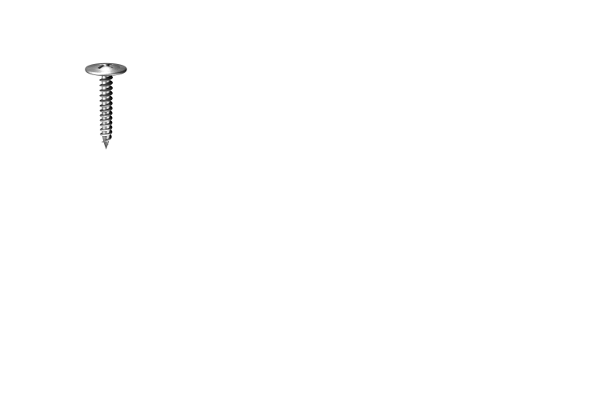
#> input picture Aula8e9/figuras_aula8/screw_u8.bmp, 600 x 400 px
$ jupyter execute Aula8e9.ipynb   (older library calls are emulated)
#> lines starting #> are read from the running program, lines starting #| are printed output that depends on the picture
[cell 1]
import cv2
import numpy as np
import matplotlib.pyplot as plt

img_in = cv2.imread("figuras_aula8/screw_u8.bmp", cv2.IMREAD_GRAYSCALE)
#> img_in is the input picture: shape (400, 600); min 0, max 255, mean 254.4
(h, w) = img_in.shape
#> h = 400; w = 600
TH = np.array( [[2, 0, 0],
    [0, 2, 0],
    [0, 0, 1]], dtype = np.float)
#Inicializando a imagem de saida com pixels pretos (0) ou brancos (255)
img_out = np.ones( (h,w), dtype = np.uint8) * 255 # com um imagem de fundo branco
#varredura da imagem
for x in range(w): # varrendo as colunas (horizontais), o que corresponde a X
    for y in range(h): # varrendo as linhas (verticais), o que corresponde a Y
        p0=np.array([ [x], [y], [1] ]) # montagem do vetor coluna P0 (x,y,1)
        p1=np.matmul(TH,p0) # calculo do vetor coluna P1 (u,v,1)
        u=int(p1[0][0]) #--> eh mandatório converter u,v para int, pois serão usadas como indexes da matriz img_out
        v=int(p1[1][0]) #--> eh mandatório converter u,v para int, pois serão usadas como indexes da matriz img_out
        if (u>=0) and (u<w) and (v>=0) and (v<h):
            img_out[v,u] = img_in[y,x] #--> Y e V sao as linhas; X e U sao as colunas

plt.figure(figsize=(15,10))
plt.subplot(1,2,1)
plt.imshow(img_in, cmap='gray')
plt.title('Imagem Entrada')
plt.axis('off')

plt.subplot(1,2,2)
plt.imshow(img_out, cmap='gray')
plt.title('Imagem Saida')
plt.axis('off')
plt.tight_layout()
plt.show()
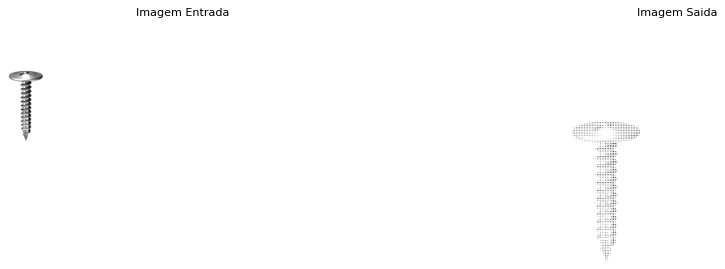
#> figure drawn by matplotlib, 2 panels

[cell 2]
TH = np.array( [[1, 0, -106],
            [0, 1, -106],
            [0, 0, 1]], dtype = np.float32)

theta = 45*np.pi/180

TH2=np.array( [[np.cos(theta), -np.sin(theta), 0],
    [np.sin(theta), np.cos(theta), 0],
    [0, 0, 1]], dtype = np.float32)

TH3=np.array( [[1, 0, 106],
    [0, 1, 106],
    [0, 0, 1]], dtype = np.float32)

TH13=np.matmul(TH3,np.matmul(TH2,TH))

#Inicializando a imagem de saida com pixels pretos (0) ou brancos (255)
img_out = np.ones( (h,w), dtype = np.uint8) * 255 # com um imagem de fundo branco
#varredura da imagem
for x in range(w): # varrendo as colunas (horizontais), o que corresponde a X
    for y in range(h): # varrendo as linhas (verticais), o que corresponde a Y
        p0=np.array([ [x], [y], [1] ]) # montagem do vetor coluna P0 (x,y,1)
        p1=np.matmul(TH13,p0) # calculo do vetor coluna P1 (u,v,1)
        u=int(p1[0][0]) #--> eh mandatório converter u,v para int, pois serão usadas como indexes da matriz img_out
        v=int(p1[1][0]) #--> eh mandatório converter u,v para int, pois serão usadas como indexes da matriz img_out
        if (u>=0) and (u<w) and (v>=0) and (v<h):
            img_out[v,u] = img_in[y,x] #--> Y e V sao as linhas; X e U sao as colunas

plt.figure(figsize=(15,10))
plt.subplot(1,2,1)
plt.imshow(img_in, cmap='gray')
plt.title('Imagem Entrada')
plt.axis('off')

plt.subplot(1,2,2)
plt.imshow(img_out, cmap='gray')
plt.title('Imagem Saida')
plt.axis('off')
plt.tight_layout()
plt.show()
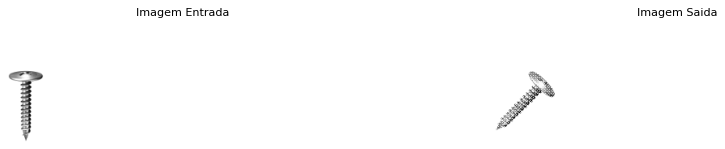
#> figure drawn by matplotlib, 2 panels

[cell 3]
TH = np.array( [[2, 0, 0],
    [0, 2, 0],
    [0, 0, 1]], dtype = np.float)

TH_inv=np.linalg.inv(TH)
#Inicializando a imagem de saida com pixels pretos (0) ou brancos (255)
img_out = np.ones( (h,w), dtype = np.uint8) * 255 # com um imagem de fundo branco
#varredura da imagem
for u in range(w): # varrendo as colunas (horizontais), o que corresponde a X
    for v in range(h): # varrendo as linhas (verticais), o que corresponde a Y
        p1=np.array([ [u], [v], [1] ]) # montagem do vetor coluna P0 (x,y,1)
        p0=np.matmul(TH_inv,p1) # calculo do vetor coluna P1 (u,v,1)
        x=int(p0[0])
        y=int(p0[1])
        if (x>=0) and (x<w) and (y>=0) and (y<h):
            img_out[v,u] = img_in[y,x] #--> Y e V sao as linhas; X e U sao as colunas
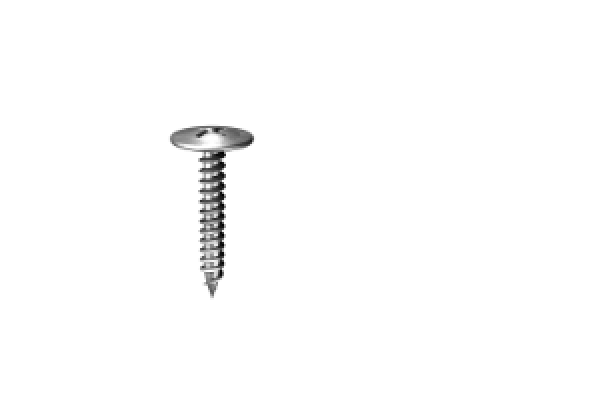
#> img_out: shape (400, 600); min 0, max 255, mean 252.5

plt.figure(figsize=(15,10))
plt.subplot(1,2,1)
plt.imshow(img_in, cmap='gray')
plt.title('Imagem Entrada')
plt.axis('off')

plt.subplot(1,2,2)
plt.imshow(img_out, cmap='gray')
plt.title('Imagem Saida')
plt.axis('off')
plt.tight_layout()
plt.show()

[cell 4]
img_in = cv2.imread("figuras_aula8/Brick_u8.bmp", cv2.IMREAD_GRAYSCALE)
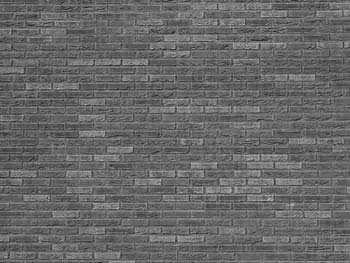
#> input picture Aula8e9/figuras_aula8/Brick_U8.bmp, 350 x 263 px, found by its file name
#> img_in is the input picture: shape (263, 350); min 30, max 188, mean 103.6
(h, w) = img_in.shape
#> h = 263; w = 350
TH = np.array( [[1, -0.2, 55],
    [0, 1, 0],
    [0, 0, 1]], dtype = np.float)

def TransAfim(TH,img):

    TH_inv=np.linalg.inv(TH)
    img_out = np.ones( (h,w), dtype = np.uint8) * 255
    for u in range(w): # varrendo as colunas (horizontais), o que corresponde a X
        for v in range(h): # varrendo as linhas (verticais), o que corresponde a Y
            p1=np.array([ [u], [v], [1] ]) # montagem do vetor coluna P0 (x,y,1)
            p0=np.matmul(TH_inv,p1) # calculo do vetor coluna P1 (u,v,1)
            x=int(p0[0])
            y=int(p0[1])
            if (x>=0) and (x<w) and (y>=0) and (y<h):
                img_out[v,u] = img[y,x] #--> Y e V sao as linhas; X e U sao as colunas
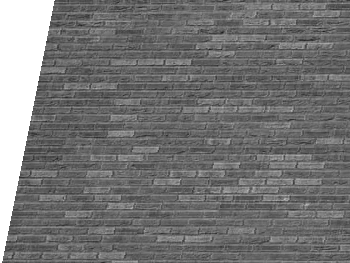
#> img_out: shape (263, 350); min 30, max 255, mean 116
    return img_out

plt.figure(figsize=(15,10))
plt.subplot(1,2,1)
plt.imshow(img_in, cmap='gray')
plt.title('Imagem Entrada')
plt.axis('off')

plt.subplot(1,2,2)
plt.imshow(TransAfim(TH,img_in), cmap='gray')
plt.title('Imagem Saida')
plt.axis('off')
plt.tight_layout()
plt.show()

[cell 5]
TH = np.array( [[1, 0, 0],
    [0, 1, 20],
    [0.002, 0, 1]], dtype = np.float)

plt.figure(figsize=(15,10))
plt.subplot(1,2,1)
plt.imshow(img_in, cmap='gray')
plt.title('Imagem Entrada')
plt.axis('off')

plt.subplot(1,2,2)
plt.imshow(TransAfim(TH,img_in), cmap='gray')
#> after the loop in TransAfim (call 2), `for u in range(w):`:
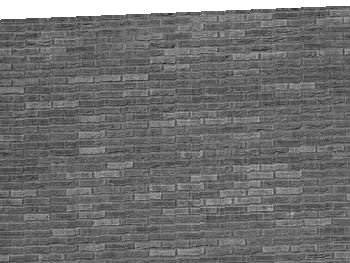
#> img_out: shape (263, 350); min 30, max 255, mean 110.8
plt.title('Imagem Saida')
plt.axis('off')
plt.tight_layout()
plt.show()

[cell 6]
TH = np.array( [[0.76, 0, 48.97],
    [-0.18, 0.92, 45.03],
    [0, 0, 1]], dtype = np.float)
img_in = cv2.imread("figuras_aula8/Placa_u8.bmp", cv2.IMREAD_GRAYSCALE)
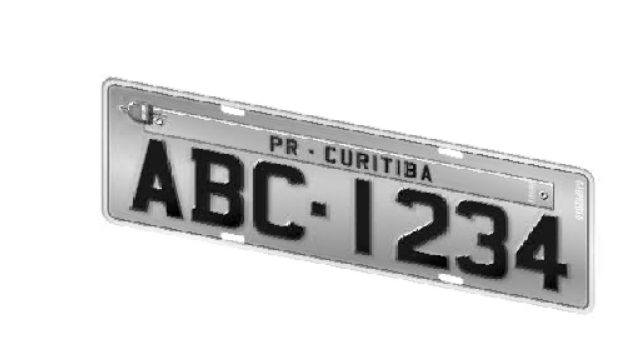
#> input picture Aula8e9/figuras_aula8/Placa_u8.bmp, 620 x 350 px
#> img_in is the input picture: shape (350, 620); min 0, max 255, mean 218.3
(h, w) = img_in.shape
#> h = 350; w = 620
def TransProject(TH,img):

    TH_inv=np.linalg.inv(TH)
    img_out = np.ones( (h,w), dtype = np.uint8) * 255
    for u in range(w): # varrendo as colunas (horizontais), o que corresponde a X
        for v in range(h): # varrendo as linhas (verticais), o que corresponde a Y
            p1=np.array([ [u], [v], [1] ]) # montagem do vetor coluna P0 (x,y,1)
            p0=np.matmul(TH_inv,p1) # calculo do vetor coluna P1 (u,v,1)
            x=int(p0[0]/p0[2])
            y=int(p0[1]/p0[2])
            if (x>=0) and (x<w) and (y>=0) and (y<h):
                img_out[v,u] = img[y,x] #--> Y e V sao as linhas; X e U sao as colunas
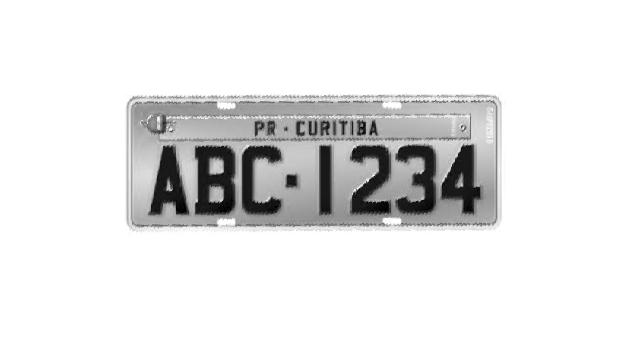
#> img_out: shape (350, 620); min 0, max 255, mean 229.4
    return img_out
plt.figure(figsize=(15,10))
plt.subplot(1,2,1)
plt.imshow(img_in, cmap='gray')
plt.title('Imagem Entrada')
plt.axis('off')

plt.subplot(1,2,2)
plt.imshow(TransProject(TH,img_in), cmap='gray')
plt.title('Imagem Saida')
plt.axis('off')
plt.tight_layout()
plt.show()
